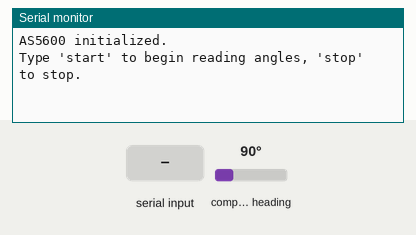
Simulated run of this sketch. Board: Arduino Uno, built with avr-gcc and run on an emulated ATmega328P. On the bench: the last lines printed to the serial monitor. The inputs (shaded band) are chosen by the test bench; at power-on: compass heading 90°.

Above: at 1.2 s.
1.3 s: "start\n" received over Serial
At 1.51 s:
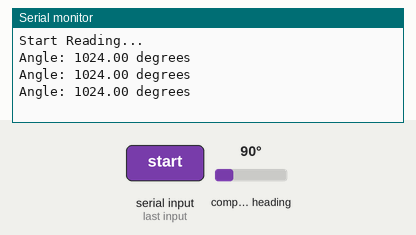
2.8 s: "stop\n" received over Serial
At 3.4 s:
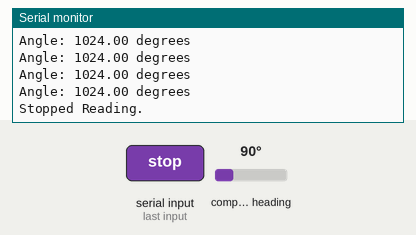

The sketch:

steering_magnetic_rotatry_encoder_arduino.ino
```cpp
#include <Wire.h>
#include <AS5600.h>

AS5600 encoder;

bool reading = false;  // Flag to control reading

void setup() {
  Serial.begin(9600);
  Wire.begin();

  if (!encoder.begin()) {
    Serial.println("AS5600 not detected. Check connections.");
    while (1);
  }

  Serial.println("AS5600 initialized.");
  Serial.println("Type 'start' to begin reading angles, 'stop' to stop.");
}

void loop() {
  // Check if user sent a command via Serial
  if (Serial.available() > 0) {
    String command = Serial.readStringUntil('\n');
    command.trim();  // Remove newline/extra spaces

    if (command == "start") {
      reading = true;
      Serial.println("Start Reading...");
    } else if (command == "stop") {
      reading = false;
      Serial.println("Stopped Reading.");
    }
  }

  // If reading is enabled, print angle
  if (reading) {
    float angle = encoder.getAngle();
    Serial.print("Angle: ");
    Serial.print(angle);
    Serial.println(" degrees");
    delay(100);
  }
}
```

Measured:
- after the input at 1.3 s, the serial monitor: prints a new line at once (image 1)
- after the input at 2.8 s, the serial monitor: prints a new line at once (image 2)
